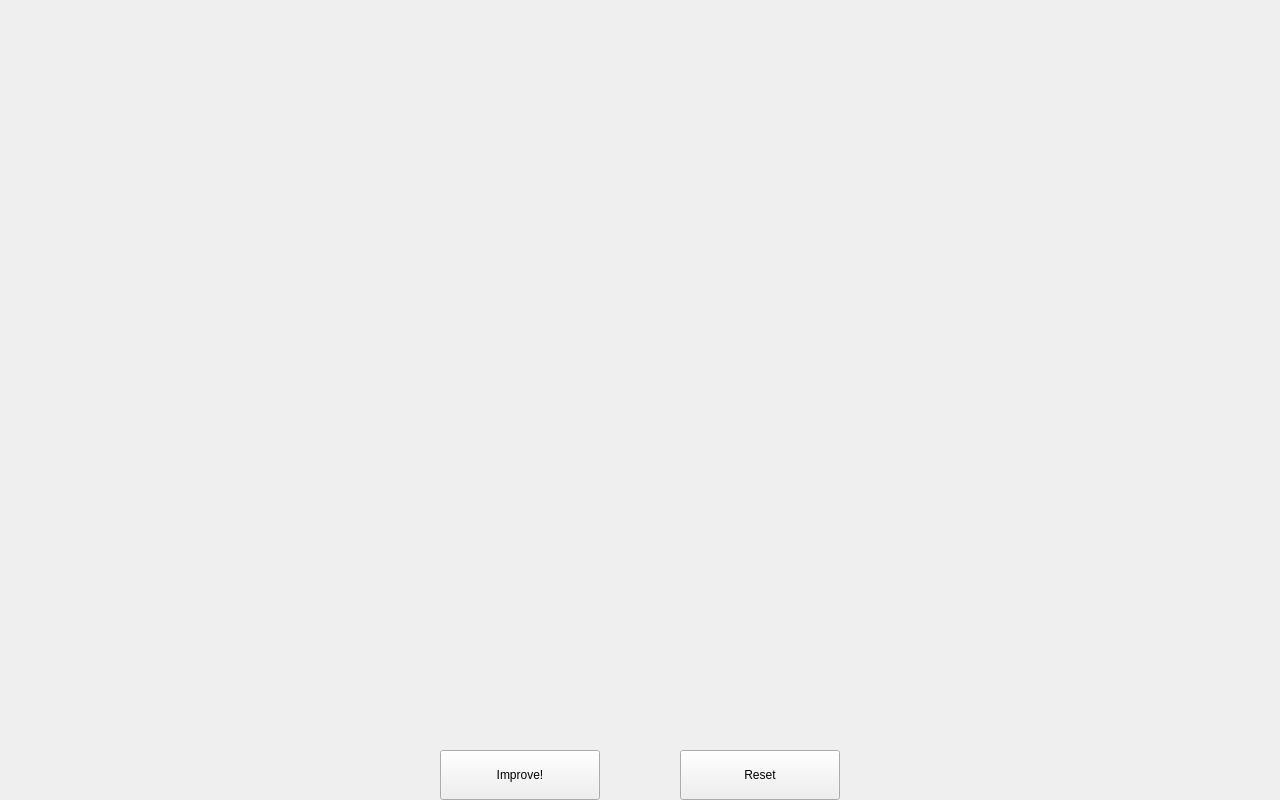
<?xml version="1.0" encoding="UTF-8"?>
<ui version="4.0">
 <class>LeppDelaunay</class>
 <widget class="QWidget" name="LeppDelaunay">
  <property name="geometry">
   <rect>
    <x>0</x>
    <y>0</y>
    <width>1280</width>
    <height>800</height>
   </rect>
  </property>
  <property name="windowTitle">
   <string>Form</string>
  </property>
  <widget class="QWidget" name="canvas" native="true">
   <property name="geometry">
    <rect>
     <x>-1</x>
     <y>-1</y>
     <width>1280</width>
     <height>720</height>
    </rect>
   </property>
  </widget>
  <widget class="QPushButton" name="improveButton">
   <property name="geometry">
    <rect>
     <x>440</x>
     <y>750</y>
     <width>160</width>
     <height>50</height>
    </rect>
   </property>
   <property name="text">
    <string>Improve!</string>
   </property>
  </widget>
  <widget class="QPushButton" name="resetButton">
   <property name="geometry">
    <rect>
     <x>680</x>
     <y>750</y>
     <width>160</width>
     <height>50</height>
    </rect>
   </property>
   <property name="text">
    <string>Reset</string>
   </property>
  </widget>
 </widget>
 <resources/>
 <connections>
  <connection>
   <sender>improveButton</sender>
   <signal>clicked()</signal>
   <receiver>canvas</receiver>
   <slot>update()</slot>
   <hints>
    <hint type="sourcelabel">
     <x>587</x>
     <y>992</y>
    </hint>
    <hint type="destinationlabel">
     <x>604</x>
     <y>957</y>
    </hint>
   </hints>
  </connection>
  <connection>
   <sender>resetButton</sender>
   <signal>clicked()</signal>
   <receiver>canvas</receiver>
   <slot>update()</slot>
   <hints>
    <hint type="sourcelabel">
     <x>845</x>
     <y>996</y>
    </hint>
    <hint type="destinationlabel">
     <x>845</x>
     <y>943</y>
    </hint>
   </hints>
  </connection>
 </connections>
</ui>
